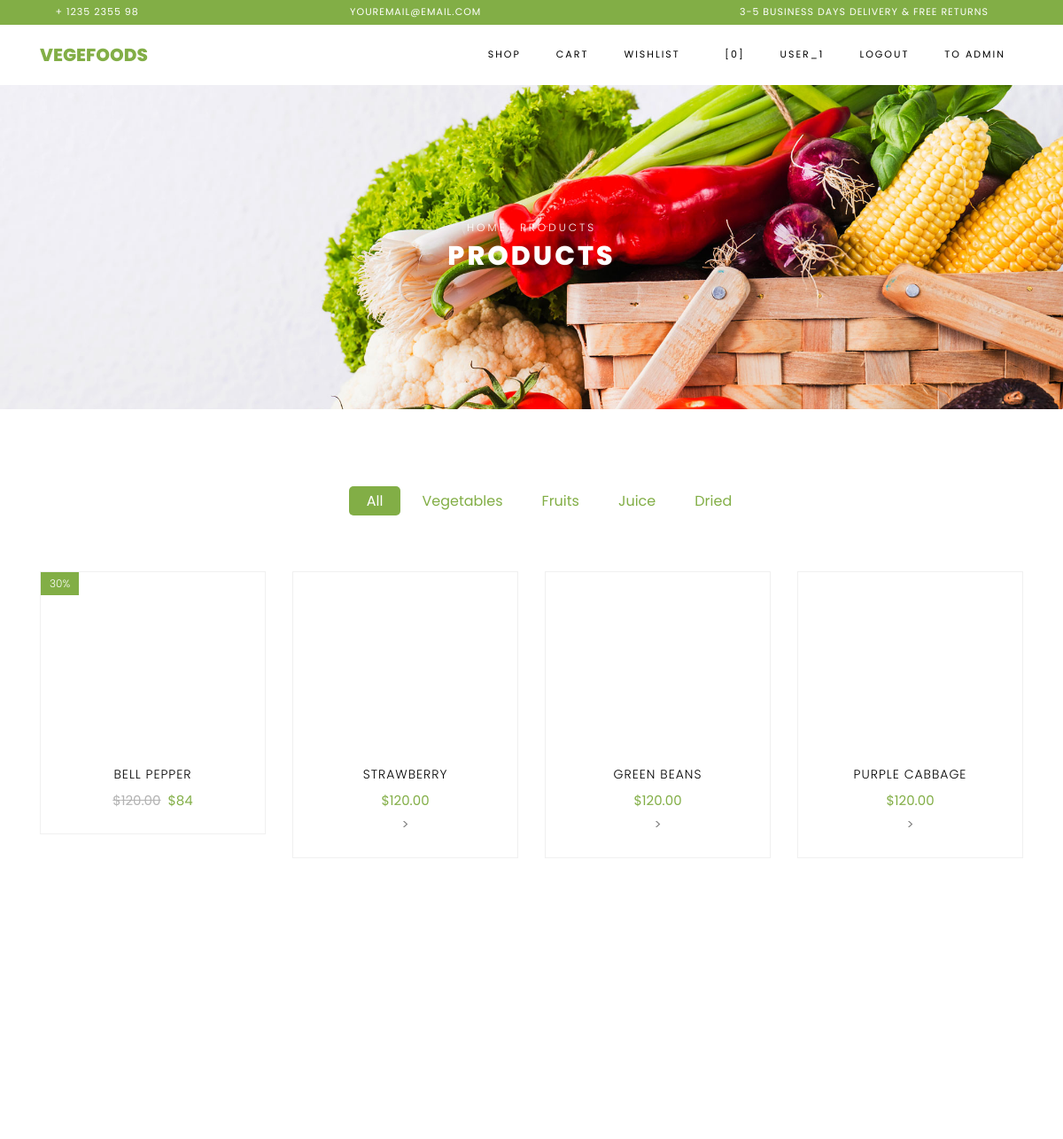
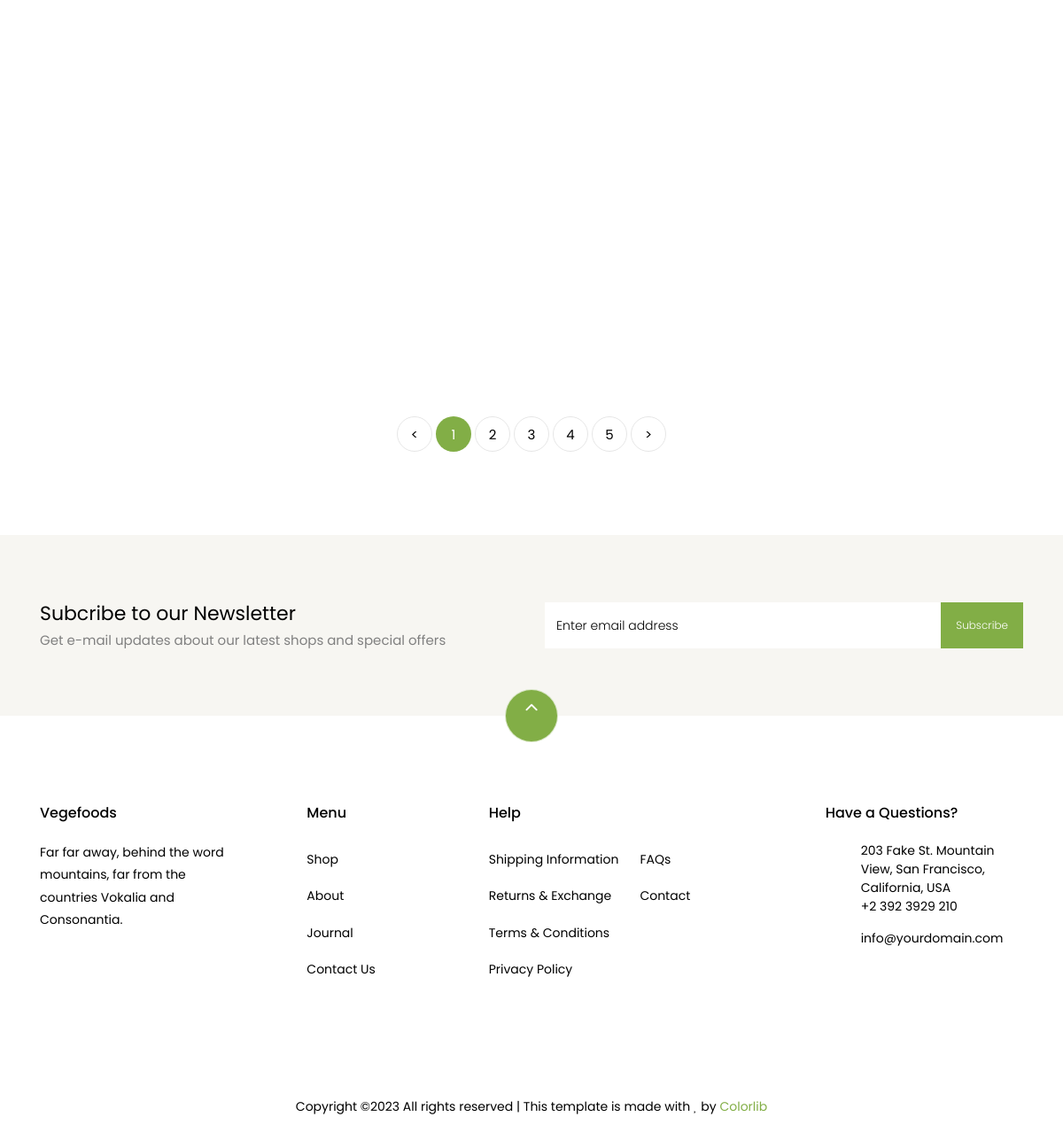
Screenshot of / (signed in) with the database file from the repository (2 pictures, top to bottom).
### store/models.py (models this page shows, shortened)
class Product(models.Model):
    name = models.CharField(max_length=255)
    description = models.TextField()
    price = models.DecimalField(max_digits=10, decimal_places=2)
    image = models.ImageField(upload_to='static/products/', null=True, blank=True)
    category = models.ForeignKey(Category, on_delete=models.CASCADE)
    created_time = models.DateTimeField(auto_now_add=True)
    updated_time = models.DateTimeField(auto_now=True)

### store/views.py (the view)
# urls.py: path('', ShopView.as_view(), name='shop'),
class ShopView(View):
    def get(self, request):
        discount_value = Case(When(discount__value__gte=0,
                                   discount__date_begin__lte=timezone.now(),
                                   discount__date_end__gte=timezone.now(),
                                   then=F('discount__value')),
                              default=0,
                              output_field=DecimalField(max_digits=10, decimal_places=2)
                              )
        price_with_discount = ExpressionWrapper(
            F('price') * (100.0 - F('discount_value')) / 100.0,
            output_field=DecimalField(max_digits=10, decimal_places=2)
        )
        products = Product.objects.annotate(
            discount_value=discount_value,
            price_before=F('price'),
            price_after=price_with_discount
        ).values('id', 'name', 'image', 'price_before', 'price_after',
                 'discount_value')
        return render(request, 'store/shop.html', {"data": products})

### store/templates/store/shop.html (shortened to what this page needs)
{% extends 'store/base.html' %}
{% load static %}
{% block content %}
     <div class="hero-wrap hero-bread" style="background-image: url({% static 'store/images/bg_1.jpg'%});">
      <div class="container">
        <div class="row no-gutters slider-text align-items-center justify-content-center">
          <div class="col-md-9 ftco-animate text-center">
          	<p class="breadcrumbs"><span class="mr-2"><a href="index.html">Home</a></span> <span>Products</span></p>
            <h1 class="mb-0 bread">Products</h1>
          </div>
        </div>
      </div>
    </div>
    <section class="ftco-section">
    	<div class="container">
    		<div class="row justify-content-center">
    			<div class="col-md-10 mb-5 text-center">
    				<ul class="product-category">
    					<li><a href="#" class="active">All</a></li>
    					<li><a href="#">Vegetables</a></li>
    					<li><a href="#">Fruits</a></li>
    					<li><a href="#">Juice</a></li>
    					<li><a href="#">Dried</a></li>
    				</ul>
    			</div>
    		</div>
    		<div class="row">
				{% for product in data %}
    			<div class="col-md-6 col-lg-3 ftco-animate">
    				<div class="product">
    					<a href="{% url 'store:product' product.id %}" class="img-prod"><img class="img-fluid" src="/{{ product.image }}" alt="Colorlib Template">
    						{% if product.discount_value %}
							<span class="status">{{product.discount_value}}%</span>
							{% endif %}
    					</a>
    					<div class="text py-3 pb-4 px-3 text-center">
    						<h3><a href="#">{{product.name}}</a></h3>
    						<div class="d-flex">
    							<div class="pricing">
									{% if product.discount_value %}
		    						<p class="price"><span class="mr-2 price-dc">${{product.price_before}}</span><span class="price-sale">${{product.price_after}}</span></p>
		    						{% else %}
									<p class="price"><span>${{product.price_before}}</span></p>>
									{% endif %}
								</div>
	    					</div>
    					</div>
    				</div>
    			</div>
				{% endfor %}
    		</div>
    		<div class="row mt-5">
          <div class="col text-center">
            <div class="block-27">
              <ul>
                <li><a href="#">&lt;</a></li>
                <li class="active"><span>1</span></li>
                <li><a href="#">2</a></li>
                <li><a href="#">3</a></li>
                <li><a href="#">4</a></li>
                <li><a href="#">5</a></li>
                <li><a href="#">&gt;</a></li>
              </ul>
            </div>
          </div>
        </div>
    	</div>
    </section>
		<section class="ftco-section ftco-no-pt ftco-no-pb py-5 bg-light">
      <div class="container py-4">
        <div class="row d-flex justify-content-center py-5">
          <div class="col-md-6">
          	<h2 style="font-size: 22px;" class="mb-0">Subcribe to our Newsletter</h2>
          	<span>Get e-mail updates about our latest shops and special offers</span>
          </div>
          <div class="col-md-6 d-flex align-items-center">
            <form action="#" class="subscribe-form">
              <div class="form-group d-flex">
                <input type="text" class="form-control" placeholder="Enter email address">
                <input type="submit" value="Subscribe" class="submit px-3">
              </div>
            </form>
          </div>
        </div>
      </div>
    </section>
{% endblock %}

### store/templates/store/base.html (shortened to what this page needs)
{% load static %}
<!DOCTYPE html>
<html lang="en">
{% block header %}
  <head>
    <link rel="stylesheet" href="{% static 'store/css/open-iconic-bootstrap.min.css'%}">
    <link rel="stylesheet" href="{% static 'store/css/animate.css'%}">
    <link rel="stylesheet" href="{% static 'store/css/owl.carousel.min.css'%}">
    <link rel="stylesheet" href="{% static 'store/css/owl.theme.default.min.css'%}">
    <link rel="stylesheet" href="{% static 'store/css/magnific-popup.css'%}">
    <link rel="stylesheet" href="{% static 'store/css/aos.css'%}">
    <link rel="stylesheet" href="{% static 'store/css/ionicons.min.css'%}">
    <link rel="stylesheet" href="{% static 'store/css/bootstrap-datepicker.css'%}">
    <link rel="stylesheet" href="{% static 'store/css/jquery.timepicker.css'%}">
    <link rel="stylesheet" href="{% static 'store/css/flaticon.css'%}">
    <link rel="stylesheet" href="{% static 'store/css/icomoon.css'%}">
    <link rel="stylesheet" href="{% static 'store/css/style.css'%}">
  </head>
  <body class="goto-here">
		<div class="py-1 bg-primary">
    	<div class="container">
    		<div class="row no-gutters d-flex align-items-start align-items-center px-md-0">
	    		<div class="col-lg-12 d-block">
		    		<div class="row d-flex">
		    			<div class="col-md pr-4 d-flex topper align-items-center">
					    	<div class="icon mr-2 d-flex justify-content-center align-items-center"><span class="icon-phone2"></span></div>
						    <span class="text">+ 1235 2355 98</span>
					    </div>
					    <div class="col-md pr-4 d-flex topper align-items-center">
					    	<div class="icon mr-2 d-flex justify-content-center align-items-center"><span class="icon-paper-plane"></span></div>
						    <span class="text">youremail@email.com</span>
					    </div>
					    <div class="col-md-5 pr-4 d-flex topper align-items-center text-lg-right">
						    <span class="text">3-5 Business days delivery &amp; Free Returns</span>
					    </div>
				    </div>
			    </div>
		    </div>
		  </div>
    </div>
    <nav class="navbar navbar-expand-lg navbar-dark ftco_navbar bg-dark ftco-navbar-light" id="ftco-navbar">
	    <div class="container">
	      <a class="navbar-brand" href="#">Vegefoods</a>
	      <div class="collapse navbar-collapse" id="ftco-nav">
	        <ul class="navbar-nav ml-auto">
              	<li class="nav-item"><a class="nav-link" href="{% url 'store:shop' %}">Shop</a></li>
                <li class="nav-item"><a class="nav-link" href="{% url 'store:cart' %}">Cart</a></li>
                <li class="nav-item"><a class="nav-link" href="{% url 'store:wishlist' %}">Wishlist</a></li>
	          <li class="nav-item cta cta-colored"><a href="{% url 'store:cart' %}" class="nav-link"><span class="icon-shopping_cart"></span>[0]</a></li>
	            {% if request.user.is_authenticated %}
                <li class="nav-item"><a class="nav-link">{{request.user.username}}</a></li>
                <li class="nav-item"><a class="nav-link" href="{% url 'login:logout' %}">Logout</a></li>
                   {% if  request.user.is_staff %}
                   <li class="nav-item"><a class="nav-link" href="/admin/">To Admin</a></li>
                   {% endif %}
                {% else %}
                <li class="nav-item"><a class="nav-link" href="{% url 'login:login' %}">Login</a></li>
                {% endif %}
	        </ul>
	      </div>
	    </div>
	  </nav>
{% endblock %}
{% block content %}
{% endblock %}
{% block footer %}
    <footer class="ftco-footer ftco-section">
      <div class="container">
      	<div class="row">
      		<div class="mouse">
						<a href="#" class="mouse-icon">
							<div class="mouse-wheel"><span class="ion-ios-arrow-up"></span></div>
						</a>
					</div>
      	</div>
        <div class="row mb-5">
          <div class="col-md">
            <div class="ftco-footer-widget mb-4">
              <h2 class="ftco-heading-2">Vegefoods</h2>
              <p>Far far away, behind the word mountains, far from the countries Vokalia and Consonantia.</p>
              <ul class="ftco-footer-social list-unstyled float-md-left float-lft mt-5">
              </ul>
            </div>
          </div>
          <div class="col-md">
            <div class="ftco-footer-widget mb-4 ml-md-5">
              <h2 class="ftco-heading-2">Menu</h2>
              <ul class="list-unstyled">
                <li><a href="#" class="py-2 d-block">Shop</a></li>
                <li><a href="#" class="py-2 d-block">About</a></li>
                <li><a href="#" class="py-2 d-block">Journal</a></li>
                <li><a href="#" class="py-2 d-block">Contact Us</a></li>
              </ul>
            </div>
          </div>
          <div class="col-md-4">
             <div class="ftco-footer-widget mb-4">
              <h2 class="ftco-heading-2">Help</h2>
              <div class="d-flex">
	              <ul class="list-unstyled mr-l-5 pr-l-3 mr-4">
	                <li><a href="#" class="py-2 d-block">Shipping Information</a></li>
	                <li><a href="#" class="py-2 d-block">Returns &amp; Exchange</a></li>
	                <li><a href="#" class="py-2 d-block">Terms &amp; Conditions</a></li>
	                <li><a href="#" class="py-2 d-block">Privacy Policy</a></li>
	              </ul>
	              <ul class="list-unstyled">
	                <li><a href="#" class="py-2 d-block">FAQs</a></li>
	                <li><a href="#" class="py-2 d-block">Contact</a></li>
	              </ul>
	            </div>
            </div>
          </div>
          <div class="col-md">
            <div class="ftco-footer-widget mb-4">
            	<h2 class="ftco-heading-2">Have a Questions?</h2>
            	<div class="block-23 mb-3">
	              <ul>
	                <li><span class="icon icon-map-marker"></span><span class="text">203 Fake St. Mountain View, San Francisco, California, USA</span></li>
	                <li><a href="#"><span class="icon icon-phone"></span><span class="text">+2 392 3929 210</span></a></li>
	                <li><a href="#"><span class="icon icon-envelope"></span><span class="text">info@yourdomain.com</span></a></li>
	              </ul>
	            </div>
            </div>
          </div>
        </div>
        <div class="row">
          <div class="col-md-12 text-center">
            <p>
						  Copyright &copy;<script>document.write(new Date().getFullYear());</script> All rights reserved | This template is made with <i class="icon-heart color-danger" aria-hidden="true"></i> by <a href="https://colorlib.com" target="_blank">Colorlib</a>
						</p>
          </div>
        </div>
      </div>
    </footer>
{% endblock %}
  </body>
</html>

### store/static/store/css/icomoon.css (style rules this page uses)
[class^="icon-"], [class*=" icon-"] { font-family: 'icomoon' !important; speak: none; font-style: normal; font-weight: normal; font-variant: normal; text-transform: none; line-height: 1; -webkit-font-smoothing: antialiased; -moz-osx-font-smoothing: grayscale; }
.icon-heart:before { content: "\f004"; }
.icon-map-marker:before { content: "\f041"; }
.icon-phone:before { content: "\f095"; }
.icon-envelope:before { content: "\f0e0"; }
.icon-paper-plane:before { content: "\f1d8"; }
.icon-phone2:before { content: "\e0cd"; }
.icon-shopping_cart:before { content: "\e8cc"; }

### rows the page displays
Product: discount_value "30", name "BELL PEPPER", price_before "120.00", price_after "84"
Product: name "STRAWBERRY", price_before "120.00"
Product: name "GREEN BEANS", price_before "120.00"
Product: name "PURPLE CABBAGE", price_before "120.00"

### other values shown
{{ request.user.username }} "USER_1"
